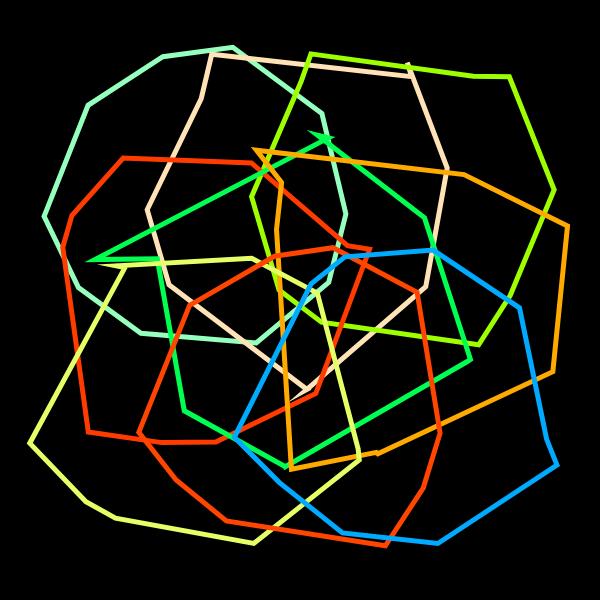
Frame 1 (no input)
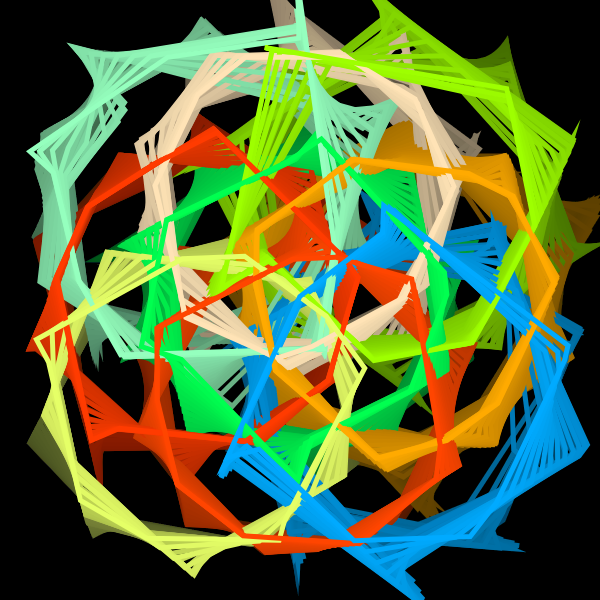
Frame 60 (no input)
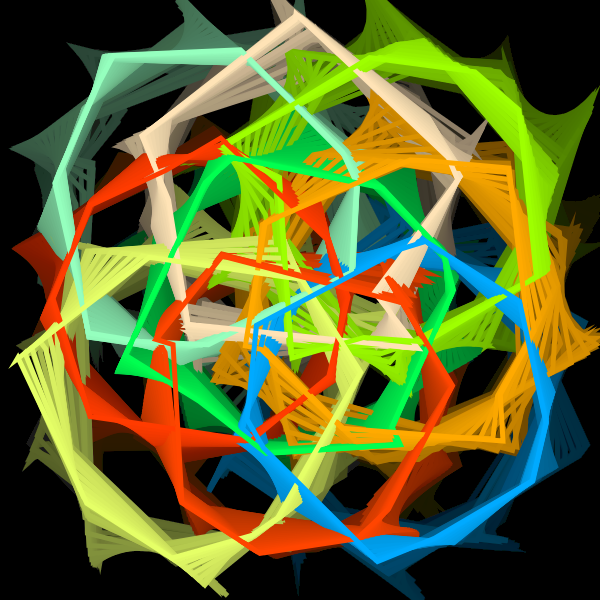
Frame 120 (the mouse pressed at the canvas centre since frame 60)

The p5.js sketch that drew these frames (run headless with seeded random() and noise() and a simulated clock; from frame 60 on, the mouse is pressed at the canvas centre):

// p5.js sketch
// ── sketch.js
/* Forked from  kusakari 
Fork and modifications by Nina Lutz
*/
let _minWidth;

function setup() {
  var canvas;
  if(windowWidth>=600 && windowHeight >=600){
    canvas = createCanvas(600, 600);
  }
  else{
    canvas = createCanvas(windowWidth, windowHeight - 100);
  }

  var x = (windowWidth - width) / 2;
  var y = (windowHeight - height) / 2;

  canvas.position(x, y);
  canvas.background(0)

  colorMode(HSB, 360, 100, 100, 255);
  setObject();

}

let _aryLine = [];
function setObject() {
  _minWidth = min(width, height) * 0.5;
  noStroke();
noFill()
  strokeJoin(MITER);
  let numLine = 3;
  for (let i = 0; i < numLine; i++) {
    for (let j = 0; j < numLine; j++) {
      let col = color(random(200), random(200), 100);
      let step = _minWidth / numLine;
      let x = -_minWidth / 2 + step / 2 + step * i;
      let y = -_minWidth / 2 + step / 2 + step * j;
      let centXy = createVector(x, y);
      let r = _minWidth / 2;
      _aryLine[i + j * numLine] = new BendLine(centXy, r, col);
    }
  }
}

class BendLine {
  constructor(centXy, r, col) {
    this.centXy = centXy;
    this.r = r;
    this.col = col;
    this.numPoints = 10;
    this.aryXy = [];
    for (let i = 0; i < this.numPoints; i++) {
      let ang = 2*PI / this.numPoints * i;
      this.aryXy[i] = p5.Vector.add(this.centXy, createVector(this.r * cos(ang), this.r * sin(ang)));
    }
    this.numBend = 3;
    this.aryRParameter = [];
    for (let i = 0; i < this.numBend; i++) {
      this.aryRParameter[i] = [this.r / 30 * 0.8**i, random(2*PI), 2*PI / random(100, 500)];//[max, init, speed]
    }
    this.aryinitAngParameter = [];
    for (let i = 0; i < this.numBend; i++) {
      this.aryinitAngParameter[i] = [2*PI, random(2*PI), 2*PI / random(200, 1000)];//[max, init, speed]
    }
    this.aryAngStep = [];
    for (let i = 0; i < this.numBend; i++) {
      this.aryAngStep[i] = 2*PI / this.numPoints * int(random(3, 8 + i));
    }
    this.numCycle = 12;
  }
  update() {
    this.updateR();
    this.updateInitAng();
    this.newAryXy = this.aryXy;
    for (let i = 0; i < this.numBend; i++) {
      this.newAryXy = bend(this.newAryXy, this.aryR[i], this.aryinitAng[i], this.aryAngStep[i], this.numCycle);
    }
  }
  updateR() {
    this.aryR = [];
    for (let i = 0; i < this.aryRParameter.length; i++) {
      this.aryR[i] = this.aryRParameter[i][0] * (cos(this.aryRParameter[i][1] + this.aryRParameter[i][2] * frameCount));
    }
  }
  updateInitAng() {
    this.aryinitAng = [];
    for (let i = 0; i < this.aryinitAngParameter.length; i++) {
      // this.aryinitAng[i] += -0.05*0;
      this.aryinitAng[i] = this.aryinitAngParameter[i][1] + this.aryinitAngParameter[i][0] * (cos(this.aryinitAngParameter[i][2]*3 * frameCount));
    }
  }
  draw() {
    beginShape();
    for (let i = 0; i < this.newAryXy.length; i++) {
      vertex(this.newAryXy[i].x, this.newAryXy[i].y);
    }
    endShape(CLOSE);
  }
}

function bend(aryXy, r, initAng, angStep, numCycle) {
  let aryXy2 = aryXy;
  for (let j = 0; j < numCycle; j++) {
    let aryXyNew = [];
    for (let i = 0; i < aryXy2.length; i++) {
      let xy_1_2 = p5.Vector.sub(aryXy2[(i+1)%aryXy2.length], aryXy2[i]);
      let ang = initAng + angStep * i;
      xy_1_2.rotate(-PI).setMag(r * sin(ang));
      let xy = p5.Vector.add(aryXy2[i], xy_1_2);
      aryXyNew.push(xy);
    }
    aryXy2 = aryXyNew;
  }

  return aryXy2;
}

function draw() {
  // blendMode(DIFFERENCE);
  // clear();
  background(0, 5);
  translate(width/2, height/2);
  for (let i = 0; i < _aryLine.length; i++) {
    _aryLine[i].update();
    strokeWeight(5)
    stroke(_aryLine[i].col);
    _aryLine[i].draw();
  }
}
